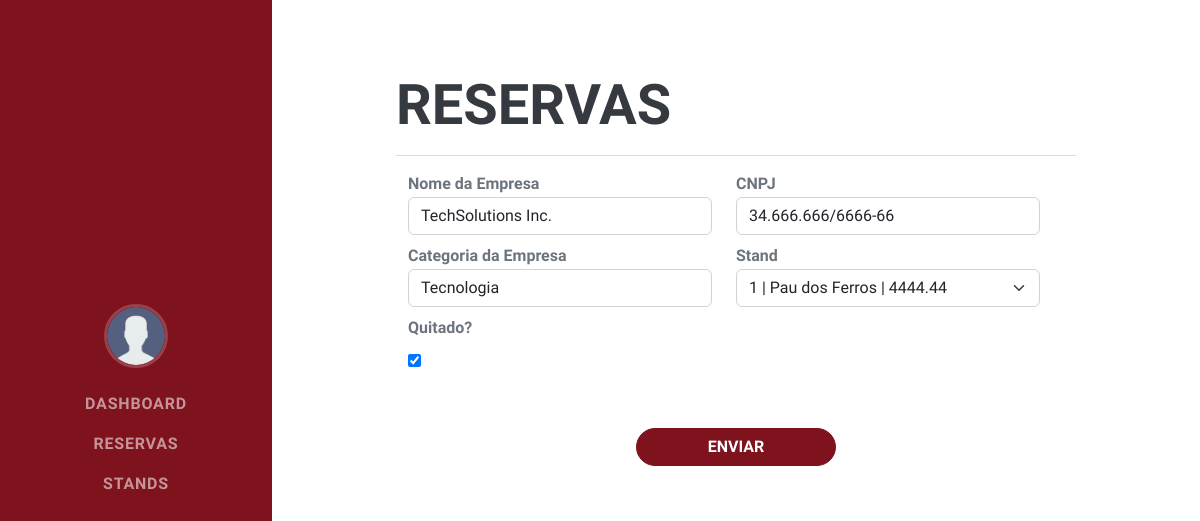
/reserva/editar/4/ (signed in), run on the app's committed database.
### reserva/models.py (models this page shows, shortened)
class Reserva(BaseModel):
    class Categoria(models.TextChoices):
        TEC = "TECNOLOGIA", _("Tecnologia")
        AGRO = "AGRO", _("Agro Negócio")
    cnpj_empresa = models.CharField(
        verbose_name=_("CNPJ Empresa"), max_length=SMALL_CHAR_FIELD_NAME_LENGTH
    )
    nome_empresa = models.CharField(
        verbose_name=_("Nome Empresa"), max_length=MAX_CHAR_FIELD_NAME_LENGTH
    )
    categoria_empresa = models.CharField(
        verbose_name=_("Categoria Empresa"),
        max_length=SMALL_CHAR_FIELD_NAME_LENGTH,
        choices=Categoria.choices,
    )
    quitado = models.BooleanField(_("Quitado"), default=False)
    stand = models.ForeignKey(
        Stand,
        verbose_name=_("Stand"),
        on_delete=models.CASCADE,
    )
    class Meta:
        verbose_name = _("Reserva")
        verbose_name_plural = _("Reservas")

### reserva/views.py (the view)
class ReservaUpdateView(AdminPermission,LoginRequiredMixin, views.SuccessMessageMixin, generic.UpdateView):
  model = Reserva
  form_class = ReservaForm
  success_url = reverse_lazy("reserva_listar")
  success_message= 'Alterações salvas!'
  template_name = "reserva/form.html"

### reserva/forms.py (shortened to what this page needs)
class ReservaForm(forms.ModelForm):
    cnpj_empresa = forms.CharField(
        widget=forms.TextInput(attrs={
            "class": "form-control cnpj",
            "placeholder": "CNPJ da empresa",
        })
    )
    nome_empresa = forms.CharField(
        widget=forms.TextInput(attrs={
            "class": "form-control",
            "placeholder": "Nome da empresa",
        })
    )
    categoria_empresa = forms.ChoiceField(
        choices=Reserva.Categoria.choices,
        label="Cetagoria",
        widget=forms.Select(attrs={
            "class": "form-control",
            "placeholder": "Categoria da Empresa",
        })
    )
    stand = forms.ModelChoiceField(
        queryset=Stand.objects.all(),
        label="Stand",
        required=True,
        widget=forms.Select(attrs={
            "class": "form-select",
        })
    )
    class Meta:
        model = Reserva
        fields = (
            "cnpj_empresa",
            "nome_empresa",
            "categoria_empresa",
            "quitado",
            "stand",
        )

### stand/models.py (called while the page is built)
    def __str__(self):
        return f"{self.pk} | {self.localizacao} | {self.valor}"

### users/permissions.py (called while the page is built)
    def test_func(self):
        if self.request.user.groups.filter(name="Administrador"):
            return True
        return False

### reserva/templates/reserva/form.html (shortened to what this page needs)
{% extends 'base.html' %}
{% block content %}
  <div class="mt-5" style="padding-left: 100px;padding-right: 100px;">
    <h2>Reservas</h2>
    <hr>
    <form method="post" >
      <div class="container">
        <div class="row mt-2 col-12 ">
          <div class='col-6'>
            <div class="form-group">
              <label for="nome" class='mb-0'><strong>Nome da Empresa</strong></label>
              <div style="width: 100%; border-radius: 5px; height: 40px; align-items: center; display: flex;">{{ form.nome_empresa }}</div>
            </div>
          </div>
          <div class='col-6'>
            <div class="form-group">
              <label for="nome" class='mb-0'><strong>CNPJ</strong></label>
              <div style="width: 100%; border-radius: 5px; height: 40px; align-items: center; display: flex;">{{ form.cnpj_empresa }}
              </div>
            </div>
          </div>
        </div>
        <div class="row mt-2 col-12 ">
          <div class='col-6'>
            <div class="form-group">
              <label for="nome" class='mb-0'><strong>Categoria da Empresa</strong></label>
              <div style="width: 100%; border-radius: 5px; height: 40px; align-items: center; display: flex;">{{ form.categoria_empresa }}</div>
            </div>
          </div>
          <div class='col-6'>
            <div class="form-group">
              <label for="nome" class='mb-0'><strong>Stand</strong></label>
              <div style="width: 100%; border-radius: 5px; height: 40px; align-items: center; display: flex;">{{ form.stand }}
              </div>
            </div>
          </div>
        </div>
        <div class="row mt-2 col-12 ">
          <div class='col-12'>
            <div class="form-group">
              <label for="nome" class='mb-0'><strong>Quitado?</strong></label>
              <div style="width: 100%; border-radius: 5px; height: 40px; align-items: center; display: flex;">{{ form.quitado }}</div>
            </div>
          </div>
        </div>
      </div>
      <div class="d-flex justify-content-center mt-5">
        <button style='color:white; border-radius: 50px; width: 200px; ' type="submit" class="btn btn-primary"><STRONG>ENVIAR</STRONG></button>
      </div>
    </form>
  </div>
{% endblock %}

### data on the page
Reserva: nome_empresa "TechSolutions Inc.", cnpj_empresa "34.666.666/6666-66", categoria_empresa "Tecnologia", stand "1 | Pau dos Ferros | 4444.44", quitado "☑"
